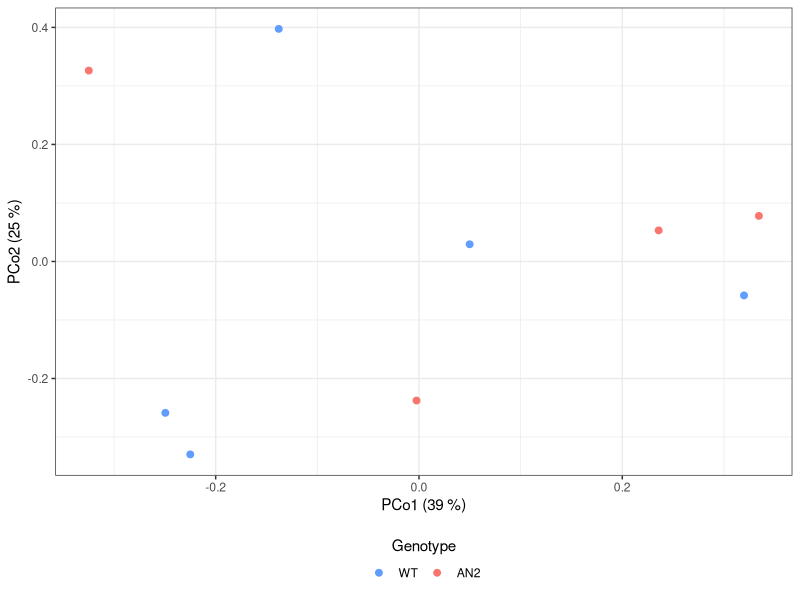
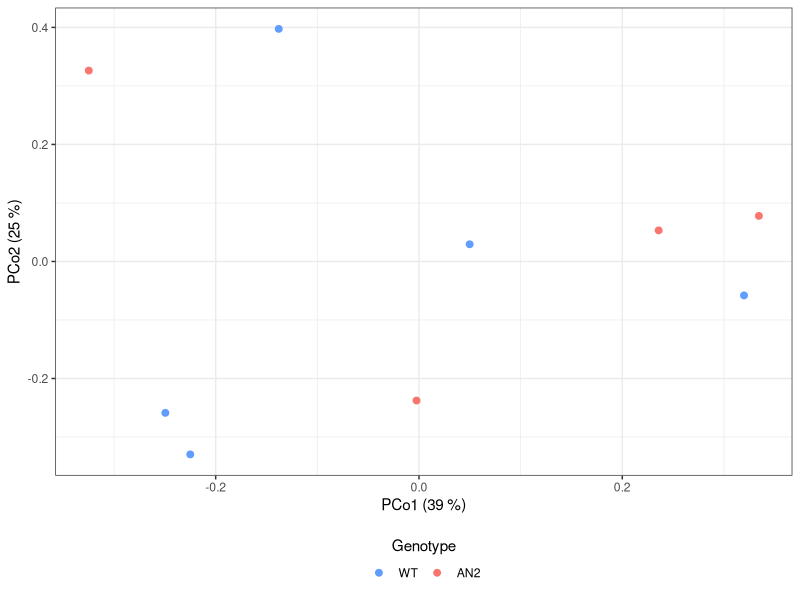

R code for these plots, in order: (Note: this script raises an error after producing the figures.)
library(ggplot2)
library(reshape2)
library(scales)
library(vegan)
library(lubridate)
library(tidyverse)

library(MASS)
library(stringr)
library(forcats)
library(broom)

getwd()

setwd("/Users/zerbe/Desktop/untargeted/")

## Load the intensity file
intens3 <- read.table(file = "peak_height_neg_2020.txt" , header = TRUE)
intens3$ID <- as.character(intens3$ID)
intens3$mz <- as.character(intens3$mz)
intens3$rt <- as.character(intens3$rt)

var_match <- read.table(file = "variable with name neg 2020.txt", header = T)
var_match$variable <- as.factor(var_match$variable)

## Load the mapping file
lc_map <- read.table(file = "lcms_map_pos_2020.txt", header = TRUE, row.names = 1)
lc_map$SampleNumber <- as.factor(lc_map$SampleNumber)
lc_map$Genotype <- factor(lc_map$Genotype, levels = c("NA", "WT", "AN2"))
lc_map2 <- lc_map[match(colnames(intens3), row.names(lc_map)),] 

summary(lc_map2)
head(lc_map2)
summary(intens3)

intens3$max <- apply(intens3[4:20],1,max)

intens4 <- intens3 %>%
  mutate (blank_calc = ifelse(max >= 3*Control,"good","blank"))

intens4 <-  intens4 %>%
  filter(blank_calc == "good")

blank_features <- intens4 %>%
  filter(blank_calc == "blank")
#katie export here

intens4 <- subset( intens4, select = -blank_calc )

#make map of just samples, no standards
map_sub <- subset(lc_map2, Genotype != "NA")
map_sub <- subset(lc_map2, Water != "D")
intens4_sub <- intens4[,match(row.names(map_sub), colnames(intens4))]

summary(intens4_sub)
head(intens4_sub)

#PCoA analysis and graphing
pc <- capscale(t(log2(intens4_sub +1 )) ~ 1, distance = "bray")
pc.axes <- cbind(map_sub, scores(pc, choices = c(1:3))$sites)
head(pc.axes)

evals  <- eigenvals(pc)
evals_percent <- (evals / sum(evals)) *100
evals_percent <- round(evals_percent,digits=2)

head(pc.axes)
summary(evals_percent)

metab_plot <- ggplot(pc.axes, aes(MDS1, MDS2, color = Genotype)) + 
  theme_bw() +
  geom_point(size = 2) +
  xlab(paste("PCo1 (", evals_percent[1], " %)", sep = "")) +
  ylab(paste("PCo2 (", evals_percent[2], " %)", sep = "")) +
  scale_color_manual(values=c("#619CFF","#F8766D")) + 
  theme(text = element_text(size = 11), legend.position = "bottom", legend.box = "horizontal") +
  guides(colour = guide_legend(title.position = "top", title.hjust = 0.5), shape = guide_legend(title.position = "top", title.hjust = 0.5)) 
metab_plot
  ggsave(filename = "pcoa_metab_neg.jpg", path = NULL,
         scale = 1, width = 3.35, height = 4, units = c("in"))

#permanova analysis
adonis(t(log2(intens4_sub+1))~ Genotype,data = map_sub)
#p value less than 0.05 is significant difference at 95% confidence

#-------------- WHICH PEAKS ARE SIG DIFF, NO NORMALIZATION

rownames(intens4) <- intens4[,"ID"]
intens5 <- intens4[5:20]
intens5 <-  as.data.frame(t(intens5))

intens5 <- tibble::rownames_to_column(intens5, "SampleID")
#intens5 <- intens5[match(row.names(intens5), row.names(map_sub)),] 

readymelt <- inner_join(map_sub, intens5, by = "SampleID")

intens3_tidy1 <- melt(readymelt, id.vars = names(map_sub))
str(intens3_tidy1)

comp.lm_ND <- intens3_tidy1 %>% 
  group_by(variable) %>% 
  summarise(prev = sum(value > 0) / n()) %>% 
  filter(prev >= 0) %>% 
  inner_join(intens3_tidy1, by = c("variable")) %>% 
  group_by(variable) %>% 
  na.omit() %>% 
  nest() %>% 
  mutate(nb_model_ND = map(data, ~lm(value ~ Genotype, .))) %>% 
  mutate(type = "No offset") 

comp.lm_results_ND <- comp.lm_ND %>%
  unnest_legacy(map(nb_model_ND, tidy)) %>% 
  inner_join(var_match, by = "variable")
 # mutate(p.adj = p.adjust(p.value, "BH"))
head(comp.lm_results_ND)

comp.lm_results_ND_export_neg <- comp.lm_results_ND %>% 
  filter(p.value <= 0.05) %>%
  arrange(estimate) %>% 
  filter(term == "GenotypeAN2")

comp.lm_results_ND_notsig <- comp.lm_results_ND %>% 
  filter(p.value > 0.05) %>%
  arrange(estimate) %>% 
  filter(term == "GenotypeAN2")
nrow(comp.lm_results_ND_notsig)

comp.lm_results_ND_export_neg <- comp.lm_results_ND_export_neg %>%
  mutate(mode = "negative")%>%
  mutate(key = paste(mode, variable, sep = "-"))

write.table(comp.lm_results_ND_export_neg, "/Users/zerbe/Desktop/untargeted/sig diff lists/NEG/comp.lm_results_ND_export.txt", sep="\t")

head(comp.lm_results_ND_export_neg)
head(var_match)

#enriched in WT
AN2 <-  comp.lm_results_ND_export_neg %>% 
  filter(p.value <= 0.05) %>% 
  filter(estimate > 0)

#encriched in AN2
WT <-  comp.lm_results_ND_export_neg %>% 
  filter(p.value <= 0.05) %>% 
  filter(estimate < 0)

#boxplots of significant metabolites

new_intens <- intens4 %>%
  gather(SampleID, value, -ID) %>%
  mutate(ID = as.character(ID))%>%
  mutate(value = as.numeric(value)) %>%
  inner_join(map_sub) %>%
  group_by(SampleID)

data_for_heatC <- AN2 %>% 
  inner_join(new_intens, by = c("variable" = "ID")) %>% 
  group_by(variable) #%>%

data_for_heatD <- WT %>% 
  inner_join(new_intens, by = c("variable" = "ID")) %>% 
  group_by(variable) #%>% 

#mutate(scaled_value = (value-min(value))/(max(value)-min(value)))

summary(data_for_heatC)

plot_C <- ggplot(subset(data_for_heatC), aes(x = Genotype, y = value, fill = Genotype)) +
  geom_boxplot() +
  facet_wrap( ~ key, scales = "free", ncol = 6) +
  theme_bw() +
  labs(y = "value") +
  theme(text = element_text(size = 10), axis.ticks.x = element_blank(), legend.key = element_blank()) + 
  scale_fill_manual(values=c( "#619CFF", "#F8766D")) + 
  theme(legend.title=element_blank(), axis.text.x=element_blank(), axis.title.x=element_blank()) +
  theme(legend.justification=c(1,0), legend.position = "bottom") + 
  scale_y_continuous(labels = function(x) format(x, scientific = TRUE))
plot_C

plot_D <- ggplot(subset(data_for_heatD), aes(x = Genotype, y = value, fill = Genotype)) +
  geom_boxplot() +
  facet_wrap( ~ key, scales = "free", ncol = 6) +
  theme_bw() +
  labs(y = "value") +
  theme(text = element_text(size = 10), axis.ticks.x = element_blank(), legend.key = element_blank()) + 
  scale_fill_manual(values=c( "#619CFF", "#F8766D")) + 
  theme(legend.title=element_blank(), axis.text.x=element_blank(), axis.title.x=element_blank()) +
  theme(legend.justification=c(1,0), legend.position = "bottom") + 
  scale_y_continuous(labels = function(x) format(x, scientific = TRUE))
plot_D

